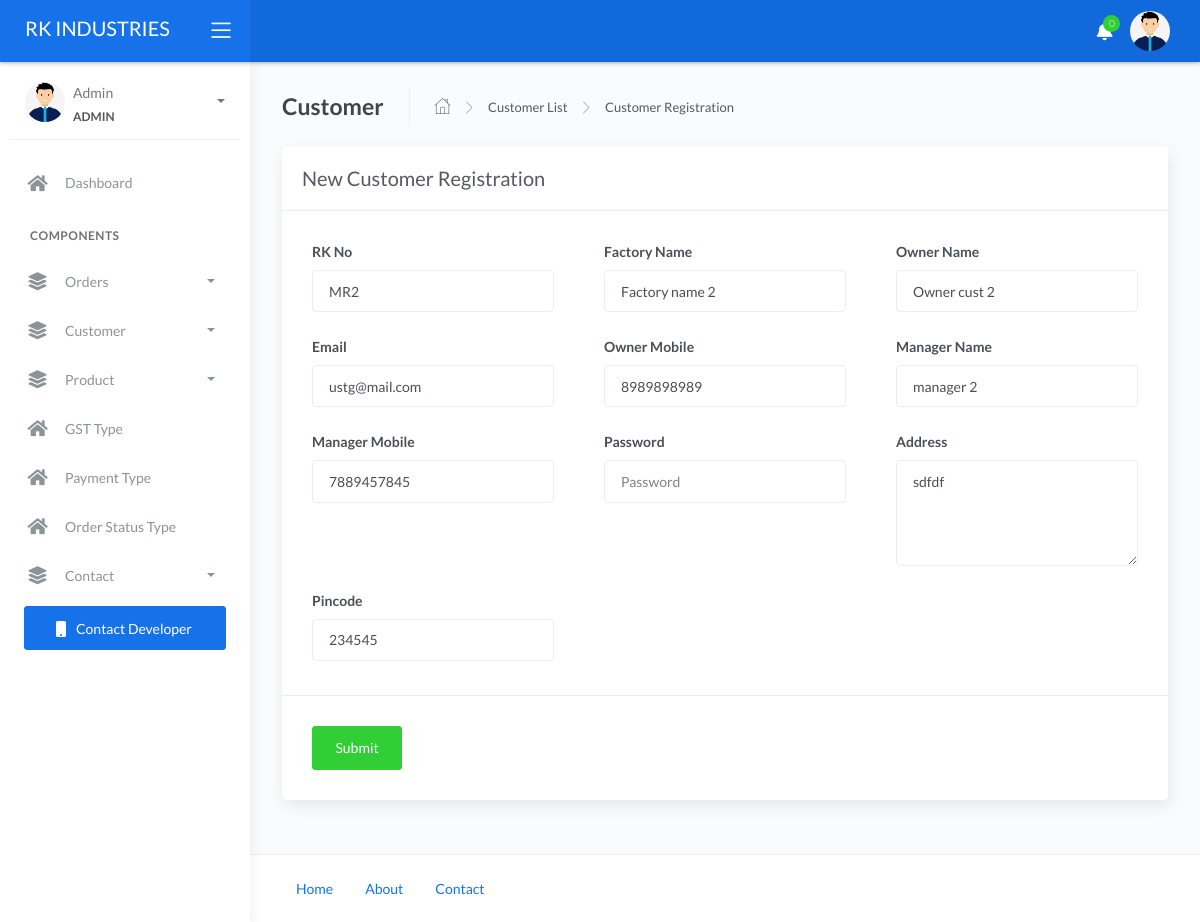
The page /admin/manage-cust?id=2 (signed in) on the database its author committed.
### tables this page shows
CREATE TABLE `cust` (
  `id` int(11) NOT NULL,
  `mr` varchar(10) NOT NULL,
  `name` varchar(100) NOT NULL,
  `owner_name` varchar(100) NOT NULL,
  `address` text NOT NULL,
  `pincode` varchar(6) NOT NULL,
  `email` varchar(100) NOT NULL,
  `mobile` varchar(12) NOT NULL,
  `manager_name` varchar(100) NOT NULL,
  `manager_mob` varchar(12) NOT NULL,
  `gst` varchar(20) NOT NULL,
  `image` varchar(255) NOT NULL,
  `status` tinyint(4) NOT NULL,
  `password` varchar(255) NOT NULL,
  `ispasschange` tinyint(4) NOT NULL,
  `token` varchar(200) NOT NULL,
  `added_on` datetime NOT NULL
);

### admin/functions.php (the view, shortened to what this page needs)
<?php
function input_col_lg_4_with_val($var1, $var2, $val)
{
?>
	<div class="col-md-6 col-lg-4">
		<div class="form-group">
			<label for="<?php echo $var1 ?>"><?php echo $var2; ?></label>
			<input type="text" class="form-control" id="<?php echo $var1 ?>" name="<?php echo $var1 ?>" value="<?php echo $val ?>" placeholder="<?php echo $var2; ?>">
		</div>
	</div>
<?php
}
?>
	<?php
function row_table_by_id($table, $id)
{
	global $con;
	return mysqli_fetch_assoc(mysqli_query($con, "select * from $table where id='$id'"));
}
	?>

### admin/header.php (shortened to what this page needs)
<?php
include('../connection.php');
include('./functions.php');
$user_name = "";
if (isset($_SESSION['ADMIN_LOGIN']) && ($_SESSION['ADMIN_LOGIN'] != '')) {
    $user_id = $_SESSION['ADMIN_ID'];
    $row = mysqli_fetch_assoc(mysqli_query($con, "select * from admin where id='$user_id'"));
    $user_name = $row['name'];
} else if (isset($_SESSION['EMP_LOGIN']) && ($_SESSION['EMP_LOGIN'] != '')) {
    $user_id = $_SESSION['EMP_ID'];
    $row = mysqli_fetch_assoc(mysqli_query($con, "select * from emp where id='$user_id'"));
    $user_name = $row['name'];
    $user_mobile = $row['mobile'];
} else if (isset($_SESSION[$login3_captil . '_LOGIN']) && ($_SESSION[$login3_captil . '_LOGIN'] != '')) {
    $user_id = $_SESSION[$login3_captil . '_ID'];
    $row = mysqli_fetch_assoc(mysqli_query($con, "select * from $login3 where id='$user_id'"));
    $user_name = $row['name'];
    $user_mobile = $row['mobile'];
} else {
    header('location:login.php');
    die();
}
$curStr = $_SERVER['REQUEST_URI'];
$curArr = explode('/', $curStr);
$cur_path = $curArr[count($curArr) - 1];
?>
<!DOCTYPE html>
<html lang="en">
<head>
    <link rel="stylesheet" href="./assets/css/bootstrap.min.css">
    <link rel="stylesheet" href="./assets/css/atlantis.min.css">
    <link rel="stylesheet" href="./assets/css/jquery-ui.min.css">
    <link rel="stylesheet" href="./assets/css/vicks-css.css">
    <link rel="stylesheet" href="https://cdn.jsdelivr.net/npm/bootstrap-select@1.13.14/dist/css/bootstrap-select.min.css">
</head>
<body>
    <div class="wrapper">
        <div class="main-header">
            <div class="logo-header" data-background-color="blue">
                <a href="index" class="logo">
                    <span class="text-white navbar-brand"><?php echo LOGO_NAME; ?></span>
                </a>
                <div class="nav-toggle">
                    <button class="btn btn-toggle toggle-sidebar">
                        <i class="icon-menu"></i>
                    </button>
                </div>
            </div>
            <nav class="navbar navbar-header navbar-expand-lg" data-background-color="blue2">
                <div class="container-fluid">
                    <ul class="navbar-nav topbar-nav ml-md-auto align-items-center">
                        <?php
                        if (isset($_SESSION['ADMIN_LOGIN'])) {
                            $notification_count = 0;
                        ?>
                            <li class="nav-item dropdown hidden-caret">
                                <a class="nav-link dropdown-toggle" href="#" id="notifDropdown" role="button" data-toggle="dropdown" aria-haspopup="true" aria-expanded="false">
                                    <i class="fa fa-bell"></i>
                                    <span class="notification"><?php echo $notification_count; ?></span>
                                </a>
                            </li>
                        <?php
                        }
                        ?>
                        <li class="nav-item dropdown hidden-caret">
                            <a class="dropdown-toggle profile-pic" data-toggle="dropdown" href="#" aria-expanded="false">
                                <div class="avatar-sm">
                                    <img src="./assets/image/user-pic.jpg" alt="<?php echo PROJECT_NAME; ?>" class="avatar-img rounded-circle">
                                </div>
                            </a>
                        </li>
                    </ul>
                </div>
            </nav>
        </div>
        <div class="sidebar sidebar-style-2">
            <div class="sidebar-wrapper scrollbar scrollbar-inner">
                <div class="sidebar-content">
                    <div class="user">
                        <div class="avatar-sm float-left mr-2">
                            <img src="./assets/image/user-pic.jpg" alt="<?php echo LOGO_NAME; ?>" class="avatar-img rounded-circle">
                        </div>
                        <div class="info">
                            <a data-toggle="collapse" href="#collapseExample" aria-expanded="true">
                                <span>
                                    <?php echo ucfirst($user_name); ?>
                                    <span class="user-level"><?php echo strtoupper($_SESSION['ROLE']) ?></span>
                                    <span class="caret"></span>
                                </span>
                            </a>
                        </div>
                    </div>
                    <ul class="nav nav-primary">
                        <li class="nav-item <?php if ($cur_path == "" || $cur_path == "index") {
                                                echo "active submenu";
                                            } else {
                                                echo "";
                                            } ?>">
                            <a href="index" class="collapsed" aria-expanded="false">
                                <i class="fas fa-home"></i>
                                <p>Dashboard</p>
                            </a>
                        </li>
                        <li class="nav-section">
                            <h4 class="text-section">Components</h4>
                        </li>
                        <?php
                        if (isset($_SESSION['ADMIN_LOGIN'])) {
                        ?>
                            <li class="nav-item  <?php if ($cur_path == "selling-history" || $cur_path == "selling") {
                                                        echo "active submenu";
                                                    } else {
                                                        echo "";
                                                    } ?>">
                                <a data-toggle="collapse" href="#selling">
                                    <i class="fas fa-layer-group"></i>
                                    <p>Orders</p>
                                    <span class="caret"></span>
                                </a>
                            </li>
                            <li class="nav-item  <?php if ($cur_path == "cust-list" || $cur_path == "manage-cust") {
                                                        echo "active submenu";
                                                    } else {
                                                        echo "";
                                                    } ?>">
                                <a data-toggle="collapse" href="#cust">
                                    <i class="fas fa-layer-group"></i>
                                    <p>Customer</p>
                                    <span class="caret"></span>
                                </a>
                            </li>
                            <li class="nav-item  <?php if ($cur_path == "product-list" || $cur_path == "manage-product") {
                                                        echo "active submenu";
                                                    } else {
                                                        echo "";
                                                    } ?>">
                                <a data-toggle="collapse" href="#product">
                                    <i class="fas fa-layer-group"></i>
                                    <p>Product</p>
                                    <span class="caret"></span>
                                </a>
                            </li>
                            <li class="nav-item <?php if ($cur_path == "gst-type-list") {
                                                    echo "active submenu";
                                                } else {
                                                    echo "";
                                                } ?>">
                                <a href="gst-type-list" class="collapsed" aria-expanded="false">
                                    <i class="fas fa-home"></i>
                                    <p>GST Type </p>
                                </a>
                            </li>
                            <li class="nav-item <?php if ($cur_path == "payment-type-list") {
                                                    echo "active submenu";
                                                } else {
                                                    echo "";
                                                } ?>">
                                <a href="payment-type-list" class="collapsed" aria-expanded="false">
                                    <i class="fas fa-home"></i>
                                    <p>Payment Type </p>
                                </a>
                            </li>
                            <li class="nav-item <?php if ($cur_path == "order-status-list") {
                                                    echo "active submenu";
                                                } else {
                                                    echo "";
                                                } ?>">
                                <a href="order-status-list" class="collapsed" aria-expanded="false">
                                    <i class="fas fa-home"></i>
                                    <p>Order Status Type </p>
                                </a>
                            </li>
                            <li class="nav-item  <?php if ($cur_path == "contact-form") {
                                                        echo "active submenu";
                                                    } else {
                                                        echo "";
                                                    } ?>">
                                <a data-toggle="collapse" href="#contact_form">
                                    <i class="fas fa-layer-group"></i>
                                    <p>Contact</p>
                                    <span class="caret"></span>
                                </a>
                            </li>
                        <?php
                        }
                        ?>
                        <li class="mx-4 mt-2">
                            <a href="tel:918600721732" class="btn btn-primary btn-block"><span class="btn-label mr-2">
                                    <i class="fa fa-mobile"></i> </span>Contact Developer</a>
                        </li>
                    </ul>
                </div>
            </div>
        </div>

### admin/manage-cust.php (shortened to what this page needs)
<?php
require 'header.php';
$table_name = "cust";
$title = "Customer";
$mr = "";
$address = "";
if (isset($_GET['id']) && $_GET['id'] > 0) {
    $id = get_safe_value($_GET['id']);
    $row = row_table_by_id($table_name, $id);
    $mr = $row['mr'];
    $address = $row['address'];
}
?>
<div class="main-panel">
    <div class="content">
        <div class="page-inner">
            <div class="page-header">
                <h4 class="page-title"><?php echo $title ?></h4>
                <ul class="breadcrumbs">
                    <li class="nav-home">
                        <a href="index">
                            <i class="flaticon-home"></i>
                        </a>
                    </li>
                    <li class="separator">
                        <i class="flaticon-right-arrow"></i>
                    </li>
                    <li class="nav-item">
                        <a href="emp-list"><?php echo $title ?> List</a>
                    </li>
                    <li class="separator">
                        <i class="flaticon-right-arrow"></i>
                    </li>
                    <li class="nav-item">
                        <a href="manage-emp"><?php echo $title ?> Registration</a>
                    </li>
                </ul>
            </div>
            <div class="row">
                <div class="col-md-12">
                    <form method="post" id="manage-emp" enctype="multipart/form-data">
                        <div class="card">
                            <div class="card-header">
                                <div class="card-title">New <?php echo $title ?> Registration</div>
                            </div>
                            <div class="card-body">
                                <div class="row">
                                    <?php
                                    input_col_lg_4_with_val('mr', 'RK No', $mr);
                                    ?>
                                    <div class="col-md-6 col-lg-4">
                                        <div class="form-group">
                                            <label for="address">Address</label>
                                            <textarea class="form-control" id="address" name="address" rows="4"><?php echo $address; ?></textarea>
                                        </div>
                                    </div>
                                </div>
                            </div>
                            <div class="card-action">
                                <button class="btn btn-success" type="submit" name="submit" onclick="return <?php echo $table_name ?>_submit()">Submit</button>
                            </div>
                        </div>
                    </form>
                </div>
            </div>
        </div>
    </div>
    <?php
    require 'footer.php';
    ?>

### rows shown on the page
cust: mr "MR2", name "Factory name 2", owner_name "Owner cust 2", email "ustg@mail.com", mobile "8989898989", manager_name "manager 2", manager_mob "7889457845", address "sdfdf", pincode "234545"

### other values the page prints
LOGO_NAME "RK INDUSTRIES"
$notification_count "0"
$user_name "Admin"
$_SESSION['ROLE'] "ADMIN"
$title "Customer"
$var2 "RK No Factory Name Owner Name Email Owner Mobile Manager Name Manager Mobile Password Pincode"
